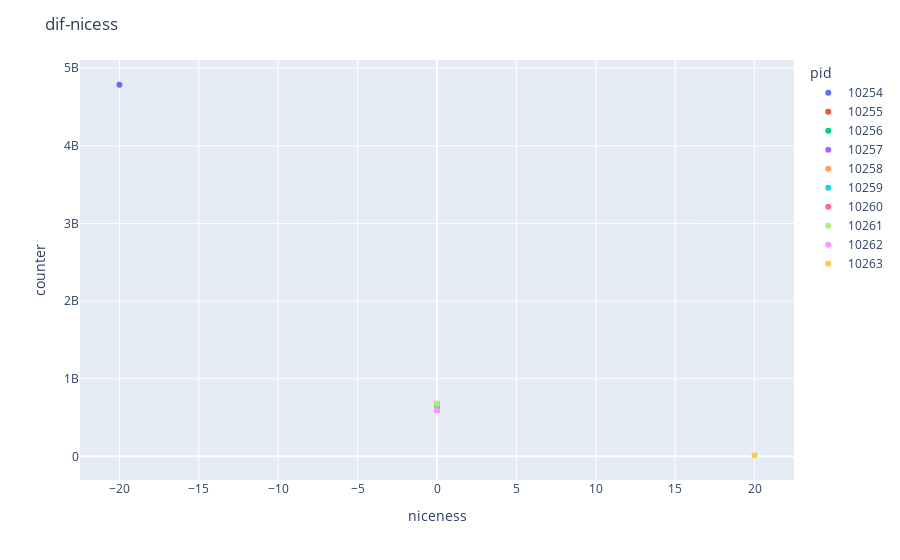

Notebook cell for this chart:
### Code cell
df.to_csv('data.csv', index=False)
# for each case make a plot
for case in df.case.unique():
    df_case = df[df.case == case]
    fig = px.scatter(df_case, x='niceness', y='counter', color='pid')
    fig.update_layout(title=case)
    fig.show()
    fig.write_image(f'{case}.png')

### Figure 1 — Plotly figure (JSON) as saved in the notebook; plotly's stock layout.template omitted (floating-point values rounded to 4 significant figures)
{"data": [{"hovertemplate": "pid=10254<br>niceness=%{x}<br>counter=%{y}<extra></extra>", "legendgroup": "10254", "marker": {"color": "#636efa", "symbol": "circle"}, "mode": "markers", "name": "10254", "orientation": "v", "showlegend": true, "type": "scatter", "x": [-20], "xaxis": "x", "y": [4787035111], "yaxis": "y"}, {"hovertemplate": "pid=10255<br>niceness=%{x}<br>counter=%{y}<extra></extra>", "legendgroup": "10255", "marker": {"color": "#EF553B", "symbol": "circle"}, "mode": "markers", "name": "10255", "orientation": "v", "showlegend": true, "type": "scatter", "x": [0], "xaxis": "x", "y": [676529057], "yaxis": "y"}, {"hovertemplate": "pid=10256<br>niceness=%{x}<br>counter=%{y}<extra></extra>", "legendgroup": "10256", "marker": {"color": "#00cc96", "symbol": "circle"}, "mode": "markers", "name": "10256", "orientation": "v", "showlegend": true, "type": "scatter", "x": [0], "xaxis": "x", "y": [651373235], "yaxis": "y"}, {"hovertemplate": "pid=10257<br>niceness=%{x}<br>counter=%{y}<extra></extra>", "legendgroup": "10257", "marker": {"color": "#ab63fa", "symbol": "circle"}, "mode": "markers", "name": "10257", "orientation": "v", "showlegend": true, "type": "scatter", "x": [0], "xaxis": "x", "y": [596327954], "yaxis": "y"}, {"hovertemplate": "pid=10258<br>niceness=%{x}<br>counter=%{y}<extra></extra>", "legendgroup": "10258", "marker": {"color": "#FFA15A", "symbol": "circle"}, "mode": "markers", "name": "10258", "orientation": "v", "showlegend": true, "type": "scatter", "x": [0], "xaxis": "x", "y": [653244290], "yaxis": "y"}, {"hovertemplate": "pid=10259<br>niceness=%{x}<br>counter=%{y}<extra></extra>", "legendgroup": "10259", "marker": {"color": "#19d3f3", "symbol": "circle"}, "mode": "markers", "name": "10259", "orientation": "v", "showlegend": true, "type": "scatter", "x": [0], "xaxis": "x", "y": [671912411], "yaxis": "y"}, {"hovertemplate": "pid=10260<br>niceness=%{x}<br>counter=%{y}<extra></extra>", "legendgroup": "10260", "marker": {"color": "#FF6692", "symbol": "circle"}, "mode": "markers", "name": "10260", "orientation": "v", "showlegend": true, "type": "scatter", "x": [0], "xaxis": "x", "y": [593472362], "yaxis": "y"}, {"hovertemplate": "pid=10261<br>niceness=%{x}<br>counter=%{y}<extra></extra>", "legendgroup": "10261", "marker": {"color": "#B6E880", "symbol": "circle"}, "mode": "markers", "name": "10261", "orientation": "v", "showlegend": true, "type": "scatter", "x": [0], "xaxis": "x", "y": [677294268], "yaxis": "y"}, {"hovertemplate": "pid=10262<br>niceness=%{x}<br>counter=%{y}<extra></extra>", "legendgroup": "10262", "marker": {"color": "#FF97FF", "symbol": "circle"}, "mode": "markers", "name": "10262", "orientation": "v", "showlegend": true, "type": "scatter", "x": [0], "xaxis": "x", "y": [597411608], "yaxis": "y"}, {"hovertemplate": "pid=10263<br>niceness=%{x}<br>counter=%{y}<extra></extra>", "legendgroup": "10263", "marker": {"color": "#FECB52", "symbol": "circle"}, "mode": "markers", "name": "10263", "orientation": "v", "showlegend": true, "type": "scatter", "x": [20], "xaxis": "x", "y": [13699701], "yaxis": "y"}], "layout": {"legend": {"title": {"text": "pid"}, "tracegroupgap": 0}, "margin": {"t": 60}, "title": {"text": "dif-nicess"}, "xaxis": {"anchor": "y", "domain": [0, 1], "title": {"text": "niceness"}}, "yaxis": {"anchor": "x", "domain": [0, 1], "title": {"text": "counter"}}}}
